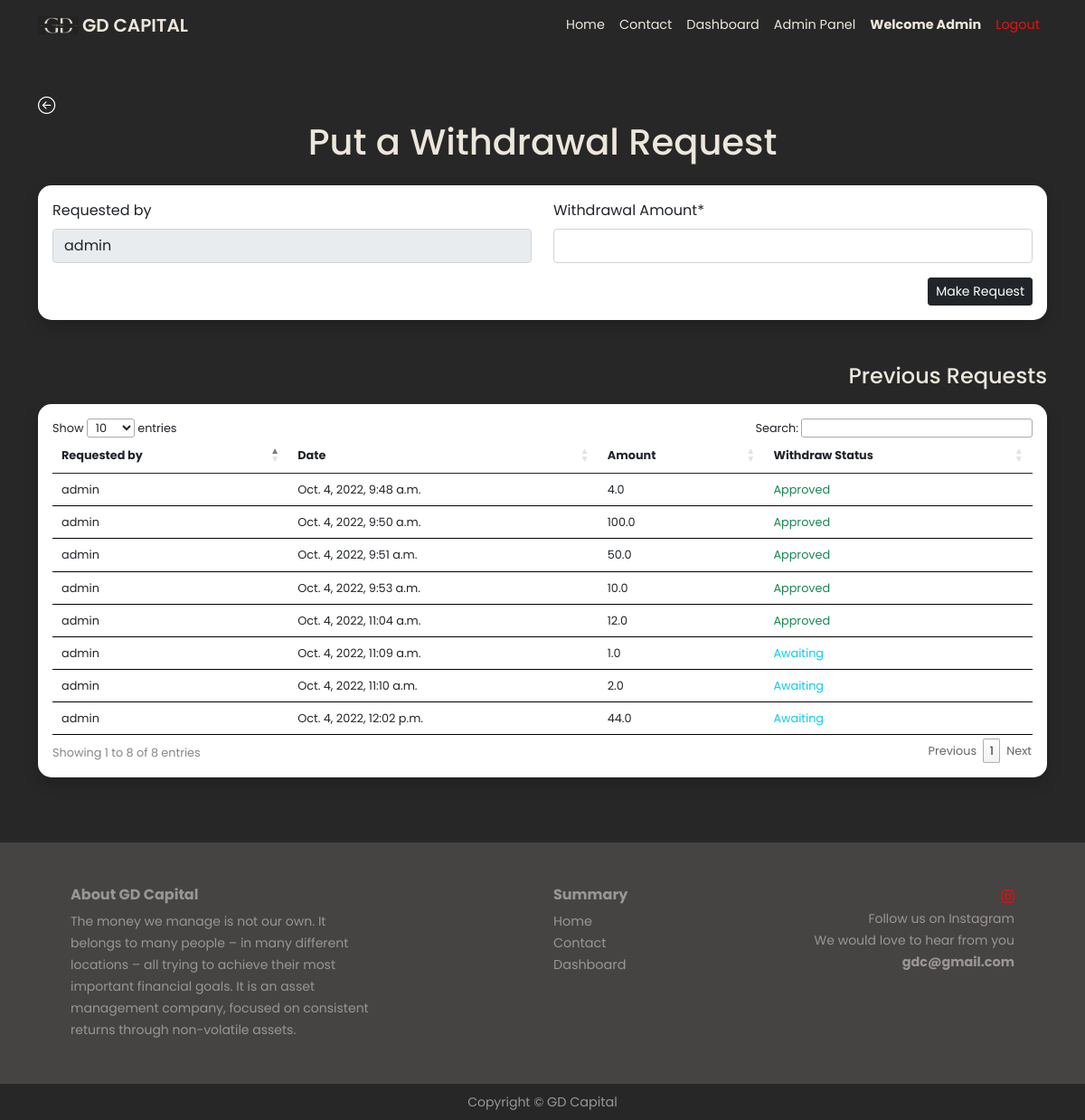
Before: /withdraw/ (signed in) with the older database file.
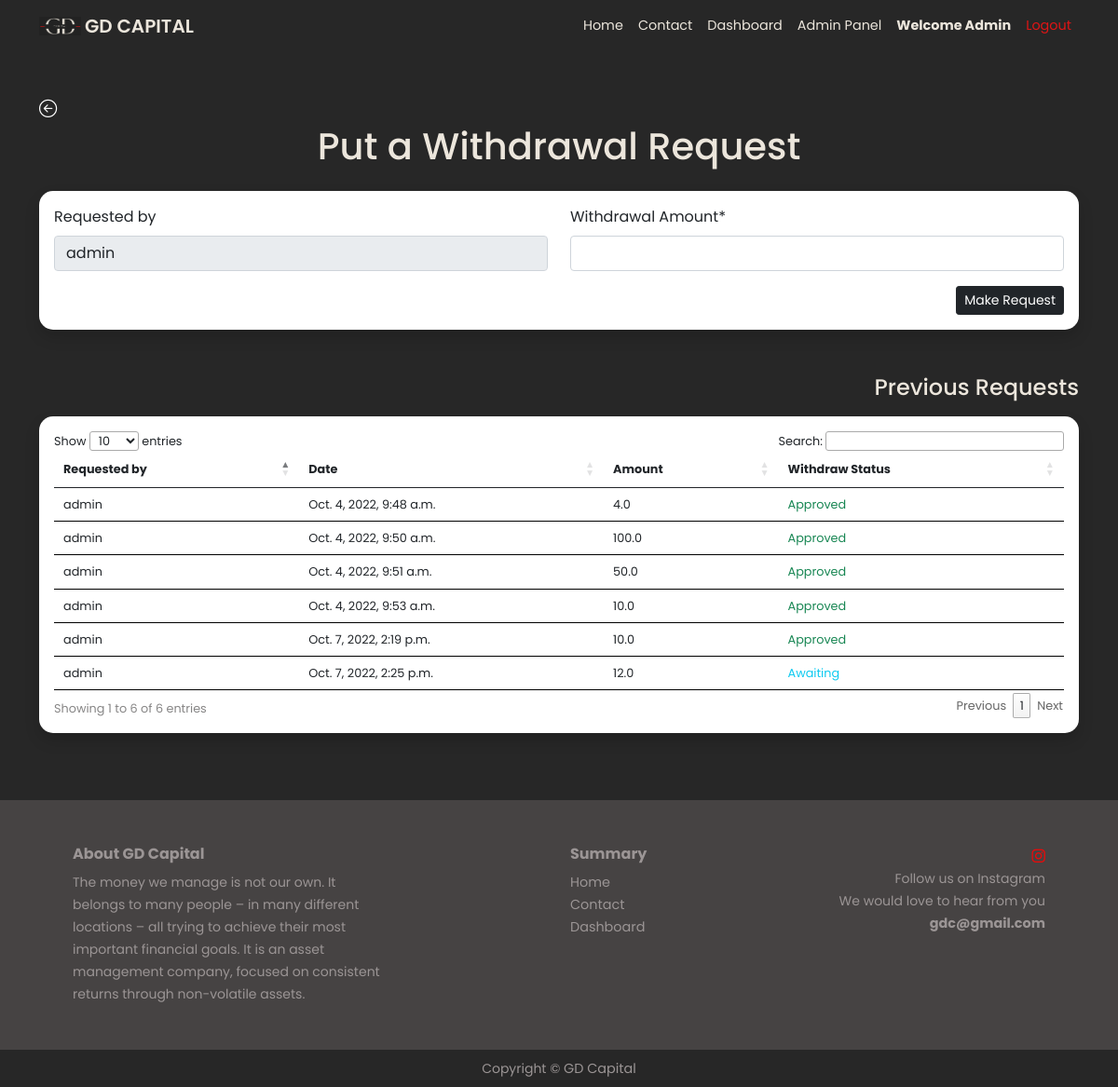
After: the same page with the newer database file.
### myapp/models.py (models this page shows, shortened)
class Withdraw(models.Model):
    requested_by = models.CharField(max_length=100, null=True, blank=True)
    requested_on = models.DateTimeField(default=timezone.now)
    amount = models.FloatField()
    present_balance = models.FloatField(null=True, blank=True)
    invested_balance = models.FloatField(null=True, blank=True)
    status = models.CharField(max_length=5, null=True, blank=True)
    status_updated_by = models.CharField(max_length=100, null=True, blank=True)
    user_commission = models.FloatField(null=True, blank=True, default=25)
    status_updated_on = models.DateTimeField(null=True, blank=True)
    plantype = models.CharField(max_length=200, choices=PLAN_TYPE, default='',null=True, blank=True)

### myapp/views.py (the view, shortened to what this page needs)
# urls.py: path('withdraw/', views.withdraw, name='withdraw'),
@login_required
def withdraw(request):
    data = Withdraw.objects.all()
    mydata = Transaction.objects.values('made_by').annotate(total_present_amount=Sum('amount')).order_by('-total_present_amount').filter(status='TXN_SUCCESS')
    form = WithdrawForm(initial={'requested_by': request.user.username})
    return render(request, 'withdraw.html',{'form':form,'data':data})

### myapp/forms.py
class WithdrawForm(forms.ModelForm):
    class Meta:
        model = Withdraw
        fields = ('requested_by','amount','status','status_updated_by','status_updated_on','present_balance','plantype','user_commission','invested_balance')
        labels = {
            'requested_by': 'Requested by',
            'amount': 'Withdrawal Amount',
            'status': 'Status (Type A/R)',
            'status_updated_by': 'Status updated by',
            'present_balance': 'Present Balance',
            'plantype': 'Plantype',
            'user_commission': 'User Commission',
            'invested_balance': 'Invested Balance'
        }
        widgets = {
        'requested_by':forms.TextInput(attrs={'readonly':True}),
        'status_updated_by':forms.TextInput(attrs={'readonly':True}),
        'plantype':forms.TextInput(attrs={'readonly':True}),
        }

### templates/withdraw.html (shortened to what this page needs)
{% extends 'base.html' %}
{% load static %}
{% load crispy_forms_filters %}
{% load crispy_forms_tags %}
{% block body %}
<section class="py-5 dark-bg" style="min-height: 70vh;display:flex;flex-direction:column;justify-content:center;align-items:center
">
    <div class="container">
        <div>
            <a href="/dashboard" class="text-dark back-arrow"><i class="bi bi-arrow-left-circle text-white" style="font-size: 1.2rem;"></i></a>
          </div>
        <div class="text-center">
            <h1 style="color:#ece6dc">Put a Withdrawal Request</h1>
        </div>
        <div class="card shadow my-4" style="border: 0 !important;border-radius:15px">
            <div class="card-body ">
                <form method="post" enctype="multipart/form-data">
                    <div class="row">
                        <div class="col-md-6 mb-0">
                            {{ form.requested_by|as_crispy_field }}
                        </div>
                        <div class="col-md-6 mb-0">
                            {{ form.amount|as_crispy_field }}
                        </div>
                    </div>
                    <div class="form-group text-end">
                        <input type="submit" value="Make Request" class="btn btn-dark btn-sm">
                    </div>
                </form>
            </div>
        </div>
    </div>
    <div class="container mt-4">
        <div class="text-end">
            <h4 style="color:#ece6dc">Previous Requests</h4>
        </div>
        <div class="card shadow mb-4 mt-3" style="border: 0 !important;border-radius:15px">
            <div class="card-body">
                <div class="table-responsive">
                    <table class="table table-sm" id="transTable">
                        <thead>
                            <tr>
                                <th scope="col">Requested by</th>
                                <th scope="col">Date</th>
                                <th scope="col">Amount</th>
                                <th scope="col">Withdraw Status</th>
                            </tr>
                        </thead>
                        <tbody>
                            {% for i in data %}
                            {% if i.requested_by == request.user.username %}
                            <tr>
                                <td>{{i.requested_by}}</td>
                                <td>{{i.requested_on}}</td>
                                <td>{{i.amount}}</td>
                                {% if i.status == 'Roll Over' %}
                                <td class="text-success">Approved</td>
                                {% elif i.status is None %}
                                <td class="text-info">Awaiting</td>
                                {% else %}
                                <td class="text-danger">Rejected</td>
                                {% endif %}
                            </tr>
                            {% endif %}
                            {% endfor %}
                        </tbody>
                    </table>
                </div>
            </div>
        </div>
    </div>
</section>
{% endblock body %}

### templates/base.html (shortened to what this page needs)
{% load static %}
<!doctype html>
<html lang="en">
<head>
<link href="https://cdn.jsdelivr.net/npm/bootstrap@5.0.0/dist/css/bootstrap.min.css" rel="stylesheet">
<link rel="stylesheet" href="{% static 'css/home.css' %}">
<link rel="stylesheet" href="https://cdn.jsdelivr.net/npm/bootstrap-icons@1.9.1/font/bootstrap-icons.css">
<link rel="stylesheet" href="{% static 'owl.carousel.min.css' %}">
<link rel="stylesheet" href="{% static 'owl.theme.default.min.css' %}">
<link rel="stylesheet" type="text/css" href="https://cdn.datatables.net/1.12.1/css/jquery.dataTables.css">
</head>
<body>
    <nav class="navbar navbar-expand-lg navbar-dark">
        <div class="container">
            <a class="navbar-brand text-white" href="#" style="display:flex;justify-content:center;align-items:center;">
                <img src="{% static 'images/logo-home.png' %}" alt="" width="45" height="20" class="  logo-home">
                <span class="ms-1 brand-text" style="color:#ece6dc">GD CAPITAL</span>
              </a>
          <div class="collapse navbar-collapse" id="navbarSupportedContent">
            <ul class="navbar-nav ms-auto mb-2 mb-lg-0 text-center">
              <li class="nav-item">
                <a class="nav-link home-nav-link active" aria-current="page" href="/">Home</a>
              </li>
              <li class="nav-item">
                <a class="nav-link home-nav-link" href="/contact">Contact</a>
              </li>
              {% if user.is_authenticated %}
              <li class="nav-item">
                <a class="nav-link home-nav-link" href="/dashboard">Dashboard</a>
              </li>
              {% if request.user.is_superuser %}
              <li class="nav-item">
                <a class="nav-link home-nav-link" href="/admin-home">Admin Panel</a>
              </li>
              {% endif %}
              <li class="nav-item">
                <a class="nav-link home-nav-link" href="#" style="font-weight:bold">Welcome {{request.user.username|capfirst}}</a>
              </li>
              <li class="nav-item">
                <a style="color:#df1515 !important;" class="nav-link home-nav-link" href="/logout">Logout</a>
              </li>
              {% endif %}
            </ul>
          </div>
        </div>
      </nav>
      {% block body %}{% endblock %}
      <footer style="color: #9b9595">
        <div class="container p-5">
            <div class="row">
                <div class="col-lg-4 col-md-4">
                    <h6><b>About GD Capital</b></h6>
                    <small style="text-align: justify">The money we manage is not our own. It belongs to many people – in many different locations – all trying to achieve their most important financial goals. It is an asset management company, focused on consistent returns through non-volatile assets.</small>
                </div>
                <div class="col-lg-2 col-md-2"></div>
                <div class="col-lg-2 col-md-2">
                    <h6><b>Summary</b></h6>
                    <ul style="list-style-type: none;padding-left:0">
                        <li><small><a style="color:#9b9595" href="/">Home</a></small></li>
                        <li><small><a style="color:#9b9595" href="/contact">Contact</a></small></li>
                        <li><small><a style="color:#9b9595" href="/dashboard">Dashboard</a></small></li>
                      </ul>
                </div>
                <div class="col-lg-4 col-md-4 text-end">
                    <span class="">
                        <a href="https://www.instagram.com">
                            <i style="color:#ed0909" class="bi bi-instagram"></i>
                        </a>
                    </span>
                    <br>
                    <small>Follow us on Instagram</small>
                    <br>
                    <small class="">We would love to hear from you <br><a style="text-decoration: none;"
                            href="mailto:bansalc981@gmail.com"><strong style="color: #9b9595">gdc@gmail.com</strong></a></small>
                </div>
            </div>
        </div>
      </footer>
      <div style="background-color: #272727;color: #9b9595" class="py-2">
        <div class="container text-center">
            <div class="row">
                <div class="col-lg-12">
                    <small>Copyright  © <a style="text-decoration: none; color: #9b9595;" href="/">GD Capital</a> </small>
                </div>
            </div>
        </div>
      </div>
</body>
</html>

### static/css/home.css (style rules this page uses)
body { background-color:#464343; font-family: 'Poppins', sans-serif; }
.navbar-dark { background-color: #272727; color: #ece6dc; }
.home-nav-link { color: #ece6dc !important; font-size: 0.9rem; }
.brand-text { font-family: 'Poppins', sans-serif; font-weight: 600; }
.dark-bg { background-color: #272727; }
table.dataTable thead th, table.dataTable thead td { font-size: 0.8rem; }
table.dataTable.no-footer { border-bottom: 0 !important; border-bottom-color: #000 !important; }
a { text-decoration: none !important; color:#ece6dc; font-size: 0.9rem; }
table.dataTable tbody th, table.dataTable tbody td { font-size:0.8rem; }

Changed rows visible on the page:
removed Withdraw: requested_by "admin", requested_on "Oct. 4, 2022, 11:04 a.m.", amount "12.0", status "Approved"
removed Withdraw: requested_by "admin", requested_on "Oct. 4, 2022, 11:09 a.m.", amount "1.0", shows "Awaiting"
removed Withdraw: requested_by "admin", requested_on "Oct. 4, 2022, 11:10 a.m.", amount "2.0", shows "Awaiting"
removed Withdraw: requested_by "admin", requested_on "Oct. 4, 2022, 12:02 p.m.", amount "44.0", shows "Awaiting"
added Withdraw: requested_by "admin", requested_on "Oct. 7, 2022, 2:19 p.m.", amount "10.0", status "Approved"
added Withdraw: requested_by "admin", requested_on "Oct. 7, 2022, 2:25 p.m.", amount "12.0", shows "Awaiting"
Other visible differences:
text written by a page script: "Show entries Search: Showing 1 to 8 of 8 entries Previous 1 Next" → "Show entries Search: Showing 1 to 6 of 6 entries Previous 1 Next"
